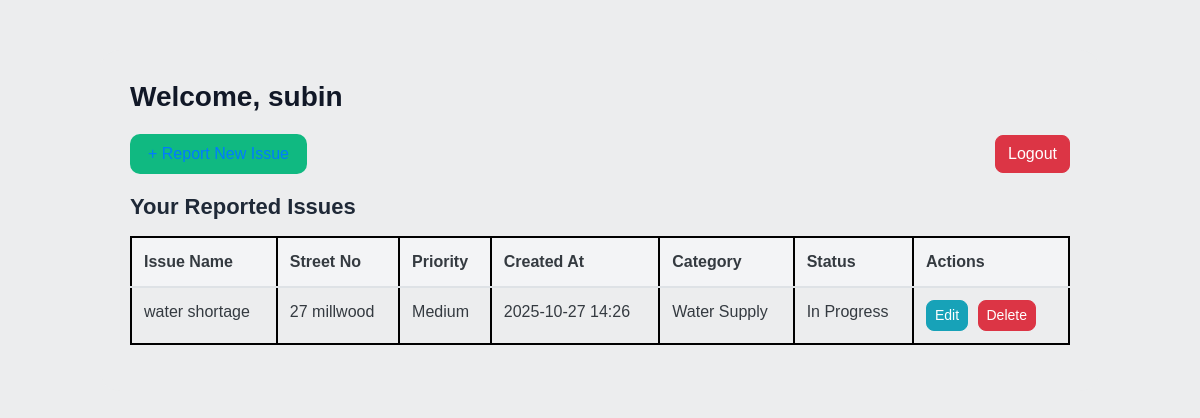
Before: /reporting/dashboard/ (signed in) with the older database file.
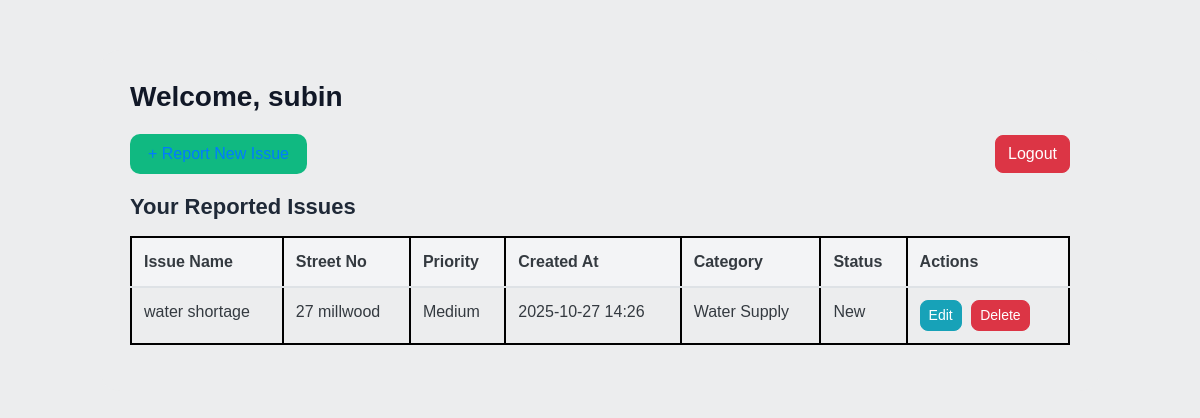
After: the same page with the newer database file.
### reportingApp/models.py (models this page shows, shortened)
class Issue(models.Model):
    PRIORITY_CHOICES = [
        ('Low', 'Low'),
        ('Medium', 'Medium'),
        ('High', 'High'),
    ]
    CATEGORY_CHOICES = [
        ('Roads', 'Roads'),
        ('Sanitation', 'Sanitation'),
        ('Electricity', 'Electricity'),
        ('Water Supply', 'Water Supply'),
        ('Other', 'Other'),
    ]
    STATUS_CHOICES = [
        ('New', 'New'),
        ('In Progress', 'In Progress'),
        ('Resolved', 'Resolved'),
    ]
    user = models.ForeignKey(User, on_delete=models.CASCADE)
    issue_name = models.CharField(max_length=200)
    street_no = models.CharField(max_length=100)
    priority = models.CharField(max_length=10, choices=PRIORITY_CHOICES, default='Low')
    description = models.TextField()
    category = models.CharField(max_length=20, choices=CATEGORY_CHOICES, default='Roads')
    status = models.CharField(max_length=20, choices=STATUS_CHOICES, default='New')
    created_at = models.DateTimeField(auto_now_add=True)

### reportingApp/views.py (the view)
# urls.py: path('dashboard/', dashboard, name='dashboard'),
@never_cache
@login_required(login_url='login')
def dashboard(request):
    user = request.user
    if user.is_superuser:
        issues = Issue.objects.all().order_by('-created_at')
    else:
        issues = Issue.objects.filter(user=user).order_by('-created_at')
    return render(request, 'dashboard.html', {'issues': issues})

### reportingApp/templates/dashboard.html (shortened to what this page needs)
{% extends 'base.html' %} {% block content %}
<div class="dashboard-container">
  <h2>Welcome, {{ user.username }}</h2>
  <div class="top-actions">
    {% if not user.is_superuser %}
    <a href="{% url 'create_issue' %}" class="btn btn-custom"
      >+ Report New Issue</a
    >
    {% endif %}
    <a href="{% url 'logout' %}" class="btn btn-danger">Logout</a>
  </div>
  {% if user.is_superuser %}
  <h4>All Reported Issues</h4>
  {% else %}
  <h4>Your Reported Issues</h4>
  {% endif %} {% if issues %}
  <div class="table-wrapper mt-3">
    <table class="table text-dark">
      <thead>
        <tr>
          <th>Issue Name</th>
          <th>Street No</th>
          <th>Priority</th>
          <th>Created At</th>
          <th>Category</th>
          <th>Status</th>
          <th>Actions</th>
        </tr>
      </thead>
      <tbody>
        {% for issue in issues %}
        <tr>
          <td>{{ issue.issue_name }}</td>
          <td>{{ issue.street_no }}</td>
          <td>{{ issue.priority }}</td>
          <td>{{ issue.created_at|date:"Y-m-d H:i" }}</td>
          <td>{{ issue.category }}</td>
          <td>{{ issue.status }}</td>
          <td class="actions">
            <a
              href="{% url 'update_issue' issue.id %}"
              class="btn btn-sm btn-info"
              >Edit</a
            >
            <a
              href="{% url 'delete_issue' issue.id %}"
              class="btn btn-sm btn-danger"
              >Delete</a
            >
          </td>
        </tr>
        {% endfor %}
      </tbody>
    </table>
  </div>
  {% else %}
  <p>No issues reported yet.</p>
  {% endif %}
</div>
{% endblock %}

Changed rows visible on the page:
changed Issue "water shortage": status "In Progress" → "New"
